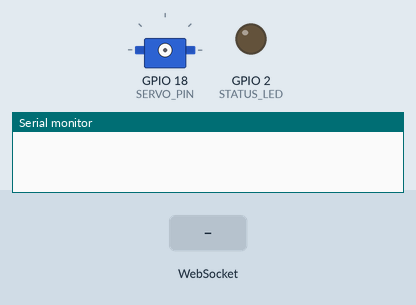
A sketch run on a simulated ESP32. Parts: servo, output pins drawn as LEDs (lit = HIGH), the last lines printed to the serial monitor. Inputs (shaded band) come from the test bench. WiFi joins after 1.5 s; servers stay silent unless stated; the local clock reads 2024-03-15 10:24:30 at power-on unless the sketch sets it.

Above: at 0.0 s.
At 1.1 s:
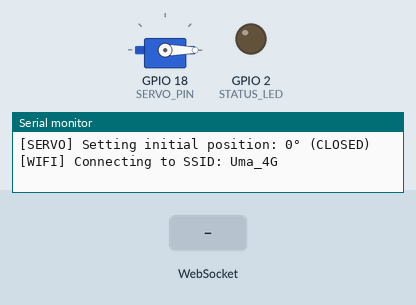
At 3.7 s:
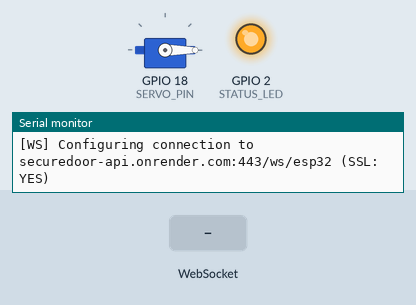
3.8 s: WebSocket text "COMMAND" received
5.3 s: WebSocket text "OPEN" received
6.8 s: WebSocket text "CLOSE" received
Timing chart, 0 to 9.8 s (numbered marks = the images above; inputs shaded):
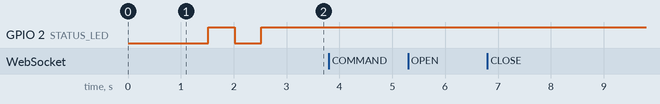

The sketch:

esp32_door_lock.ino
```cpp
/*
 * Secure IoE Remote Door Access - ESP32 Firmware
 *
 * Hardware:
 *   - ESP32-WROOM-32 Dev Module
 *   - Servo Motor (SG90 or MG996R) connected to GPIO 18, VIN (5V), and GND
 *
 * Required Arduino Libraries (Install via Arduino Library Manager):
 *   1. "WebSockets" by Markus Sattler (Links: WebSocketsClient.h)
 *   2. "ESP32Servo" by Kevin Harrington
 *   3. "ArduinoJson" by Benoit Blanchon (v6 or v7)
 */

#include <WiFi.h>
#include <WebSocketsClient.h>
#include <ESP32Servo.h>
#include <ArduinoJson.h>

// ============================================================
// CONFIGURATION (Update these with your settings)
// ============================================================
const char* WIFI_SSID     = "Uma_4G";     // 2.4 GHz Wi-Fi Name (or Mobile Hotspot)
const char* WIFI_PASSWORD = "Uma9137657256"; // Wi-Fi Password

// Cloud Render host - DO NOT INCLUDE "https://" or "wss://"
const char* WS_HOST       = "securedoor-api.onrender.com";
const int   WS_PORT       = 443;                // Port 443 for SSL / Cloud
const char* WS_PATH       = "/ws/esp32";
const bool  USE_SSL       = true;               // Set to true for Cloud Render

const char* DEVICE_ID     = "esp32_front_door_01";
const int   SERVO_PIN     = 18;                   // PWM Signal pin to Servo
const int   STATUS_LED    = 2;                    // Built-in blue LED on most ESP32 boards

// ============================================================
// GLOBALS
// ============================================================
WebSocketsClient webSocket;
Servo doorServo;

int currentAngle = 0; // 0 = Closed (Rightwards), 90 = Open (Vertical Up)
unsigned long lastHeartbeat = 0;
const unsigned long HEARTBEAT_INTERVAL = 25000; // 25 seconds
String cleanHostStr;

// ============================================================
// FORWARD DECLARATIONS
// ============================================================
void connectWiFi();
void webSocketEvent(WStype_t type, uint8_t * payload, size_t length);
void handleCommand(const String& payloadStr);
void sendRegistration();
void sendStatusUpdate(const char* requestId, const char* status, int angle, const char* doorState, const char* latchState);
void sendHeartbeat();

// ============================================================
// SETUP
// ============================================================
void setup() {
  Serial.begin(115200);
  delay(1000);
  Serial.println("\n\n================================================");
  Serial.println("  Secure IoE Door Access - ESP32 Booting...");
  Serial.println("================================================");

  pinMode(STATUS_LED, OUTPUT);
  digitalWrite(STATUS_LED, LOW);

  // Initialize Servo
  // Standard 50Hz PWM: 500us min (0°), 2400us max (180°)
  doorServo.setPeriodHertz(50);
  doorServo.attach(SERVO_PIN, 500, 2400);

  // Set initial position: 0 degrees (Closed / Rightwards)
  Serial.println("[SERVO] Setting initial position: 0° (CLOSED)");
  doorServo.write(0);
  currentAngle = 0;

  // Connect to Wi-Fi
  connectWiFi();

  // Sanitize host string automatically (strips https://, http://, wss://, trailing slashes)
  cleanHostStr = String(WS_HOST);
  cleanHostStr.replace("https://", "");
  cleanHostStr.replace("http://", "");
  cleanHostStr.replace("wss://", "");
  cleanHostStr.replace("ws://", "");
  while (cleanHostStr.endsWith("/")) {
    cleanHostStr.remove(cleanHostStr.length() - 1);
  }

  // Configure WebSocket Client
  Serial.printf("[WS] Configuring connection to %s:%d%s (SSL: %s)\n",
                cleanHostStr.c_str(), WS_PORT, WS_PATH, USE_SSL ? "YES" : "NO");

  if (USE_SSL) {
    webSocket.beginSSL(cleanHostStr.c_str(), WS_PORT, WS_PATH);
  } else {
    webSocket.begin(cleanHostStr.c_str(), WS_PORT, WS_PATH);
  }

  webSocket.onEvent(webSocketEvent);
  webSocket.setReconnectInterval(3000); // Retry every 3 seconds if disconnected
  webSocket.enableHeartbeat(15000, 3000, 2);
}

// ============================================================
// MAIN LOOP
// ============================================================
void loop() {
  webSocket.loop();

  // Reconnect Wi-Fi if dropped
  if (WiFi.status() != WL_CONNECTED) {
    connectWiFi();
  }

  // Periodic Heartbeat
  if (millis() - lastHeartbeat >= HEARTBEAT_INTERVAL) {
    lastHeartbeat = millis();
    if (webSocket.isConnected()) {
      sendHeartbeat();
    }
  }
}

// ============================================================
// WI-FI CONNECTION
// ============================================================
void connectWiFi() {
  Serial.printf("[WIFI] Connecting to SSID: %s ", WIFI_SSID);
  WiFi.mode(WIFI_STA);
  WiFi.begin(WIFI_SSID, WIFI_PASSWORD);

  int attempts = 0;
  while (WiFi.status() != WL_CONNECTED && attempts < 30) {
    delay(500);
    Serial.print(".");
    digitalWrite(STATUS_LED, !digitalRead(STATUS_LED)); // Toggle LED while connecting
    attempts++;
  }

  if (WiFi.status() == WL_CONNECTED) {
    Serial.println("\n[WIFI] Connected!");
    Serial.printf("[WIFI] IP Address: %s\n", WiFi.localIP().toString().c_str());
    Serial.printf("[WIFI] Signal Strength (RSSI): %d dBm\n", WiFi.RSSI());
    digitalWrite(STATUS_LED, HIGH);

    // Synchronize NTP clock (Required for SSL/TLS certificates on Render & Cloudflare)
    Serial.print("[TIME] Synchronizing NTP time for SSL ");
    configTime(0, 0, "pool.ntp.org", "time.google.com");
    time_t now = time(nullptr);
    int retries = 0;
    while (now < 1700000000 && retries < 20) {
      delay(500);
      Serial.print(".");
      now = time(nullptr);
      retries++;
    }
    Serial.println("\n[TIME] Clock synchronized successfully!");
  } else {
    Serial.println("\n[WIFI ERROR] Failed to connect. Check SSID/Password.");
  }
}

// ============================================================
// WEBSOCKET EVENT HANDLER
// ============================================================
void webSocketEvent(WStype_t type, uint8_t * payload, size_t length) {
  switch (type) {
    case WStype_DISCONNECTED:
      Serial.println("[WS] Disconnected from server.");
      digitalWrite(STATUS_LED, LOW);
      break;

    case WStype_CONNECTED:
      Serial.printf("[WS] Connected to Server: %s\n", payload);
      digitalWrite(STATUS_LED, HIGH);
      // Immediately register device identity
      sendRegistration();
      break;

    case WStype_TEXT: {
      String msg = String((char*)payload);
      Serial.printf("[WS RECV] %s\n", msg.c_str());
      handleCommand(msg);
      break;
    }

    case WStype_BIN:
      Serial.println("[WS] Binary payload received (ignored)");
      break;

    case WStype_ERROR:
      Serial.println("[WS ERROR] Communication error encountered.");
      break;

    default:
      break;
  }
}

// ============================================================
// COMMAND PARSER & PHYSICAL ACTUATION
// ============================================================
void handleCommand(const String& payloadStr) {
  StaticJsonDocument<512> doc;
  DeserializationError err = deserializeJson(doc, payloadStr);

  if (err) {
    Serial.printf("[JSON ERROR] Parse failed: %s\n", err.c_str());
    return;
  }

  const char* type = doc["type"] | "";

  // Check if this is an execution command
  if (strcmp(type, "COMMAND") == 0) {
    const char* command   = doc["command"] | "";
    const char* requestId = doc["requestId"] | "";
    int targetAngle       = doc["targetAngle"] | 0;

    Serial.println("----------------------------------------------");
    Serial.printf("⚡ COMMAND DISPATCH: %s | Target: %d° | Nonce: %s\n", command, targetAngle, requestId);
    Serial.println("----------------------------------------------");

    // Flash LED to show activity
    digitalWrite(STATUS_LED, LOW);

    if (strcmp(command, "OPEN") == 0) {
      Serial.println("[ACTUATING] Rotating Servo to 90° (Vertical Upwards - OPEN)");
      doorServo.write(90);
      currentAngle = 90;
      delay(450); // Give motor physical time to reach position

      sendStatusUpdate(requestId, "SUCCESS", 90, "open", "unlocked");
    } else if (strcmp(command, "CLOSE") == 0) {
      Serial.println("[ACTUATING] Rotating Servo to 0° (To the Right - CLOSED)");
      doorServo.write(0);
      currentAngle = 0;
      delay(450); // Give motor physical time to reach position

      sendStatusUpdate(requestId, "SUCCESS", 0, "closed", "locked");
    }

    digitalWrite(STATUS_LED, HIGH);
  }
}

// ============================================================
// OUTBOUND TELEMETRY MESSAGES
// ============================================================

// 1. Device Registration Handshake
void sendRegistration() {
  StaticJsonDocument<256> doc;
  doc["type"]      = "REGISTER";
  doc["deviceId"]  = DEVICE_ID;
  doc["ipAddress"] = WiFi.localIP().toString();
  doc["firmware"]  = "1.0.0";
  doc["angle"]     = currentAngle;

  String out;
  serializeJson(doc, out);
  webSocket.sendTXT(out);
  Serial.printf("[WS SENT] Registered as %s\n", DEVICE_ID);
}

// 2. Command Physical Status Confirmation
void sendStatusUpdate(const char* requestId, const char* status, int angle, const char* doorState, const char* latchState) {
  StaticJsonDocument<256> doc;
  doc["type"]       = "STATUS_UPDATE";
  doc["deviceId"]   = DEVICE_ID;
  doc["requestId"]  = requestId;
  doc["status"]     = status;
  doc["servoAngle"] = angle;
  doc["doorState"]  = doorState;
  doc["latchState"] = latchState;

  String out;
  serializeJson(doc, out);
  webSocket.sendTXT(out);
  Serial.printf("[WS SENT CONFIRMATION] Angle: %d° | State: %s\n", angle, latchState);
}

// 3. Keepalive Heartbeat
void sendHeartbeat() {
  StaticJsonDocument<192> doc;
  doc["type"]      = "HEARTBEAT";
  doc["deviceId"]  = DEVICE_ID;
  doc["ipAddress"] = WiFi.localIP().toString();
  doc["rssi"]      = WiFi.RSSI();
  doc["uptime"]    = millis() / 1000;

  String out;
  serializeJson(doc, out);
  webSocket.sendTXT(out);
  Serial.println("[WS SENT] Heartbeat ping");
}
```
